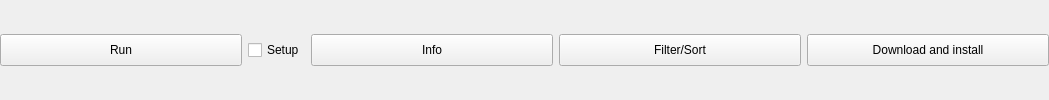
              <widget class="QWidget" name="navigate">
               <layout class="QHBoxLayout" name="horizontalLayout_8">
                <property name="leftMargin">
                 <number>0</number>
                </property>
                <property name="topMargin">
                 <number>0</number>
                </property>
                <property name="rightMargin">
                 <number>0</number>
                </property>
                <property name="bottomMargin">
                 <number>0</number>
                </property>
                <item>
                 <widget class="QPushButton" name="pushButtonRun">
                  <property name="sizePolicy">
                   <sizepolicy hsizetype="Fixed" vsizetype="Fixed">
                    <horstretch>0</horstretch>
                    <verstretch>0</verstretch>
                   </sizepolicy>
                  </property>
                  <property name="minimumSize">
                   <size>
                    <width>242</width>
                    <height>32</height>
                   </size>
                  </property>
                  <property name="maximumSize">
                   <size>
                    <width>242</width>
                    <height>32</height>
                   </size>
                  </property>
                  <property name="text">
                   <string>Run</string>
                  </property>
                 </widget>
                </item>
                <item>
                 <widget class="QCheckBox" name="checkBoxSetup">
                  <property name="text">
                   <string>Setup</string>
                  </property>
                 </widget>
                </item>
                <item>
                 <widget class="QPushButton" name="pushButtonInfo">
                  <property name="sizePolicy">
                   <sizepolicy hsizetype="Fixed" vsizetype="Fixed">
                    <horstretch>0</horstretch>
                    <verstretch>0</verstretch>
                   </sizepolicy>
                  </property>
                  <property name="minimumSize">
                   <size>
                    <width>242</width>
                    <height>32</height>
                   </size>
                  </property>
                  <property name="maximumSize">
                   <size>
                    <width>242</width>
                    <height>32</height>
                   </size>
                  </property>
                  <property name="text">
                   <string>Info</string>
                  </property>
                 </widget>
                </item>
                <item>
                 <widget class="QPushButton" name="filterButton">
                  <property name="sizePolicy">
                   <sizepolicy hsizetype="Fixed" vsizetype="Fixed">
                    <horstretch>0</horstretch>
                    <verstretch>0</verstretch>
                   </sizepolicy>
                  </property>
                  <property name="minimumSize">
                   <size>
                    <width>242</width>
                    <height>32</height>
                   </size>
                  </property>
                  <property name="maximumSize">
                   <size>
                    <width>242</width>
                    <height>32</height>
                   </size>
                  </property>
                  <property name="text">
                   <string>Filter/Sort</string>
                  </property>
                 </widget>
                </item>
                <item>
                 <widget class="QPushButton" name="pushButtonDownload">
                  <property name="sizePolicy">
                   <sizepolicy hsizetype="Fixed" vsizetype="Fixed">
                    <horstretch>0</horstretch>
                    <verstretch>0</verstretch>
                   </sizepolicy>
                  </property>
                  <property name="minimumSize">
                   <size>
                    <width>242</width>
                    <height>32</height>
                   </size>
                  </property>
                  <property name="maximumSize">
                   <size>
                    <width>242</width>
                    <height>32</height>
                   </size>
                  </property>
                  <property name="text">
                   <string>Download and install</string>
                  </property>
                 </widget>
                </item>
               </layout>
              </widget>
